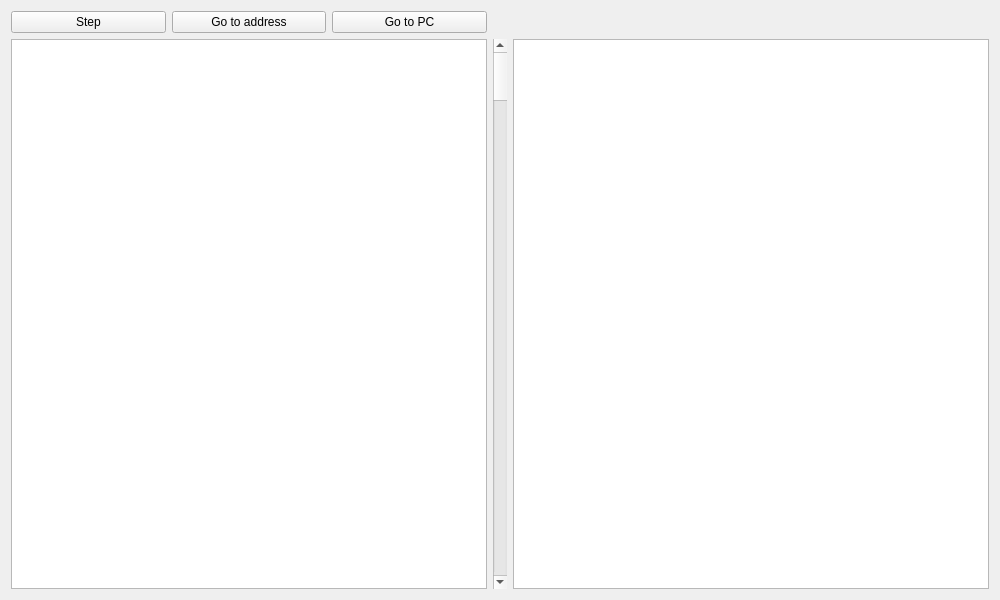
<?xml version="1.0" encoding="UTF-8"?>
<ui version="4.0">
 <class>PPUDebugger</class>
 <widget class="QWidget" name="PPUDebugger">
  <property name="geometry">
   <rect>
    <x>0</x>
    <y>0</y>
    <width>1000</width>
    <height>600</height>
   </rect>
  </property>
  <property name="windowTitle">
   <string>Form</string>
  </property>
  <layout class="QGridLayout" name="gridLayout">
   <item row="0" column="0">
    <layout class="QHBoxLayout" name="horizontalLayout">
     <item>
      <widget class="QPushButton" name="stepButton">
       <property name="text">
        <string>Step</string>
       </property>
      </widget>
     </item>
     <item>
      <widget class="QPushButton" name="goToAddressButton">
       <property name="text">
        <string>Go to address</string>
       </property>
      </widget>
     </item>
     <item>
      <widget class="QPushButton" name="goToPcButton">
       <property name="text">
        <string>Go to PC</string>
       </property>
      </widget>
     </item>
    </layout>
   </item>
   <item row="1" column="2">
    <widget class="QPlainTextEdit" name="registerTextEdit">
     <property name="enabled">
      <bool>true</bool>
     </property>
     <property name="sizePolicy">
      <sizepolicy hsizetype="Expanding" vsizetype="Expanding">
       <horstretch>0</horstretch>
       <verstretch>0</verstretch>
      </sizepolicy>
     </property>
     <property name="minimumSize">
      <size>
       <width>0</width>
       <height>0</height>
      </size>
     </property>
     <property name="maximumSize">
      <size>
       <width>800</width>
       <height>16777215</height>
      </size>
     </property>
    </widget>
   </item>
   <item row="1" column="0">
    <widget class="QListWidget" name="disasmListWidget"/>
   </item>
   <item row="1" column="1">
    <widget class="QScrollBar" name="verticalScrollBar">
     <property name="orientation">
      <enum>Qt::Orientation::Vertical</enum>
     </property>
    </widget>
   </item>
  </layout>
 </widget>
 <resources/>
 <connections/>
</ui>
